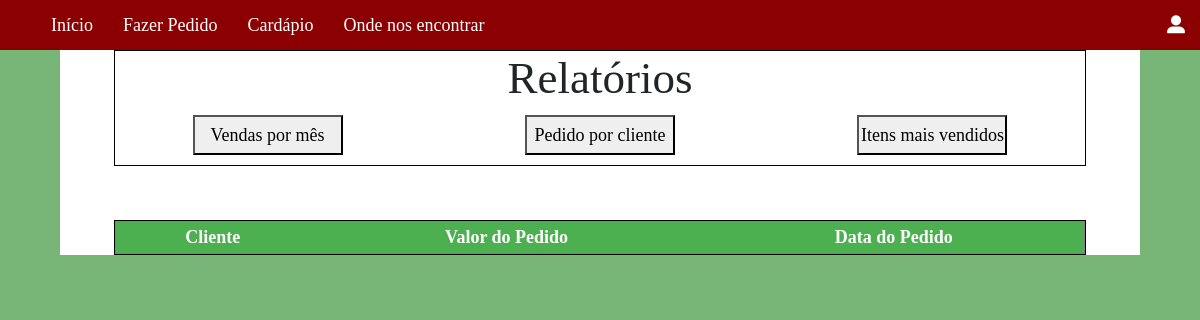
Page /relCliente.php on the earlier database version.
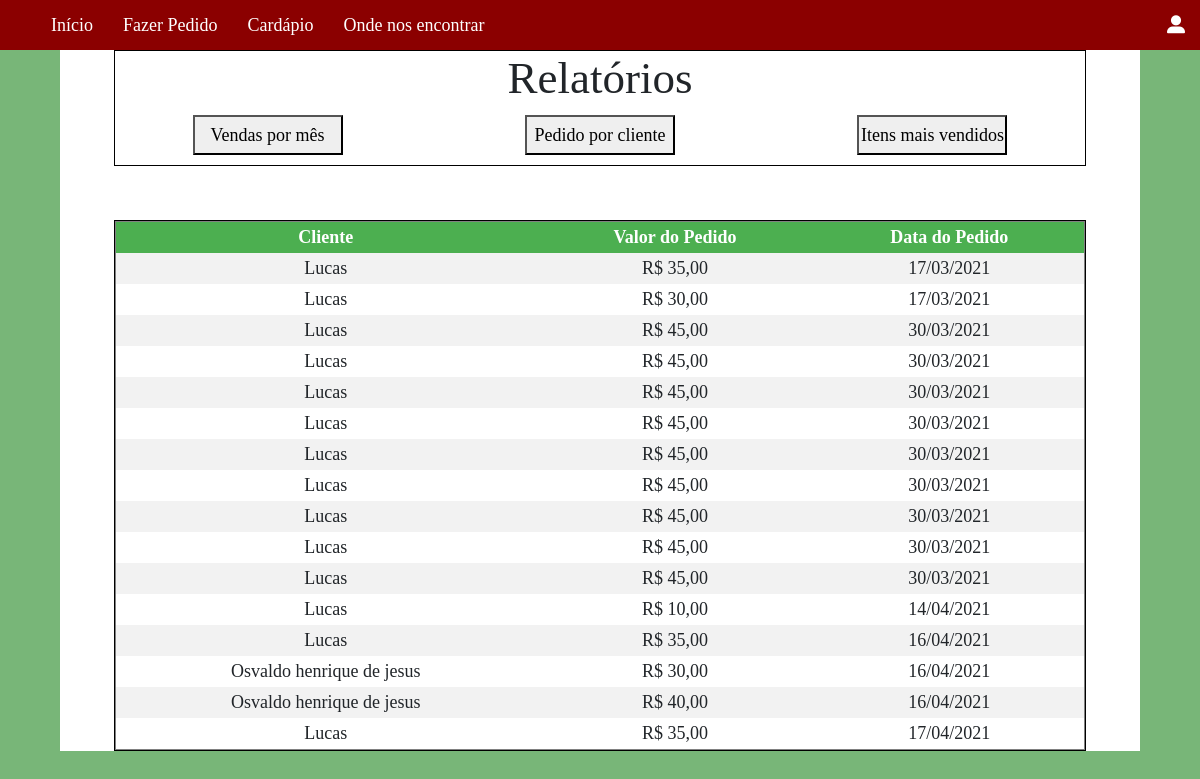
Same page on the later database version.
### tables this page shows
CREATE TABLE IF NOT EXISTS `pedido` (
  `idPedido` int(11) NOT NULL AUTO_INCREMENT,
  `idCliente` int(11) NOT NULL,
  `idTaxa` int(11) NOT NULL,
  `valorTotal` double NOT NULL,
  `dataPedido` date NOT NULL,
  `local` enum('Mesa','balcao','on-line') NOT NULL,
  `status` enum('aguardando','recusado','aceito','despachado') NOT NULL,
  `formaPagamento` enum('dinheiro','cartao') NOT NULL,
  PRIMARY KEY (`idPedido`),
  KEY `idCliente` (`idCliente`),
  KEY `idTaxa` (`idTaxa`)
);

CREATE TABLE IF NOT EXISTS `cliente` (
  `idCliente` int(11) NOT NULL AUTO_INCREMENT,
  `nome` text NOT NULL,
  `telefone` char(16) NOT NULL,
  `endereco` text NOT NULL,
  `idTaxa` int(11) NOT NULL,
  PRIMARY KEY (`idCliente`)
);

### relCliente.php (the view, shortened to what this page needs)
<!DOCTYPE html>
<html lang="pt-BR">
<head>
    <link href="https://cdn.jsdelivr.net/npm/bootstrap@5.0.0-beta1/dist/css/bootstrap.min.css" rel="stylesheet">
    <link rel="stylesheet" href="https://cdn.datatables.net/1.10.19/css/jquery.dataTables.min.css"/>
    <link rel="stylesheet" href="css/relatorios.css">
</head>
<body>
        <?php include "php/barra-menu.php" ?>
        <div class="principal">
            <div class="cabecalho">
                <h1>Relatórios</h1>
                <a href="relVendas.php"> <button class="vendas"> Vendas por mês </button> </a>
                <a href="relCliente.php"> <button> Pedido por cliente </button> </a>
                <button class="itens"> Itens mais vendidos </button>
            </div>
            <div class="corpo">
            <div class="conteudo">
                <table border=1px style='width:100%'>
                    <tr>
                        <th>Cliente</th>
                        <th>Valor do Pedido</th>
                        <th>Data do Pedido</th>
                    </tr>
                        <?php
                            include "php\conexaoBD.php";
                            $sql = "SELECT * FROM `cliente`,`pedido` WHERE cliente.`idCliente`= pedido.`idCliente` ORDER BY  `dataPedido` ASC";
                            $result = $conn->query($sql);
                            if ($result->num_rows > 0) {
                                while($row = $result->fetch_assoc()) {
                                    $nome = $row["nome"];
                                    $valorTotal = $row["valorTotal"];
                                    $data = date_create($row["dataPedido"]);
                                    $dataPedido = date_format($data, 'd/m/Y');
                                    $formatter = new NumberFormatter('pt-BR', NumberFormatter:: CURRENCY);
                                    $brl = $formatter->formatCurrency($valorTotal, 'BRL');
                            ?>
                                    <tr>
                                    <td> <?= $nome ?> </td>
                                    <td> <?= $brl ?> </td>
                                    <td> <?= $dataPedido ?> </td>
                                    </tr>
                            <?php    }
                            }
                        ?>
                </table>
            </div>
        </div>
</body>
</html>

Differences in the rows shown:
added pedido: idCliente.nome "Lucas", valorTotal "R$ 35,00", dataPedido "17/03/2021"
added pedido: idCliente.nome "Lucas", valorTotal "R$ 30,00", dataPedido "17/03/2021"
added pedido: idCliente.nome "Lucas", valorTotal "R$ 45,00", dataPedido "30/03/2021"
added pedido: idCliente.nome "Lucas", valorTotal "R$ 45,00", dataPedido "30/03/2021"
added pedido: idCliente.nome "Lucas", valorTotal "R$ 45,00", dataPedido "30/03/2021"
added pedido: idCliente.nome "Lucas", valorTotal "R$ 45,00", dataPedido "30/03/2021"
added pedido: idCliente.nome "Lucas", valorTotal "R$ 45,00", dataPedido "30/03/2021"
added pedido: idCliente.nome "Lucas", valorTotal "R$ 45,00", dataPedido "30/03/2021"
added pedido: idCliente.nome "Lucas", valorTotal "R$ 45,00", dataPedido "30/03/2021"
added pedido: idCliente.nome "Lucas", valorTotal "R$ 45,00", dataPedido "30/03/2021"
added pedido: idCliente.nome "Lucas", valorTotal "R$ 45,00", dataPedido "30/03/2021"
added pedido: idCliente.nome "Lucas", valorTotal "R$ 10,00", dataPedido "14/04/2021"
added pedido: idCliente.nome "Lucas", valorTotal "R$ 35,00", dataPedido "16/04/2021"
added pedido: idCliente.nome "Osvaldo henrique de jesus", valorTotal "R$ 30,00", dataPedido "16/04/2021"
added pedido: idCliente.nome "Osvaldo henrique de jesus", valorTotal "R$ 40,00", dataPedido "16/04/2021"
added pedido: idCliente.nome "Lucas", valorTotal "R$ 35,00", dataPedido "17/04/2021"
